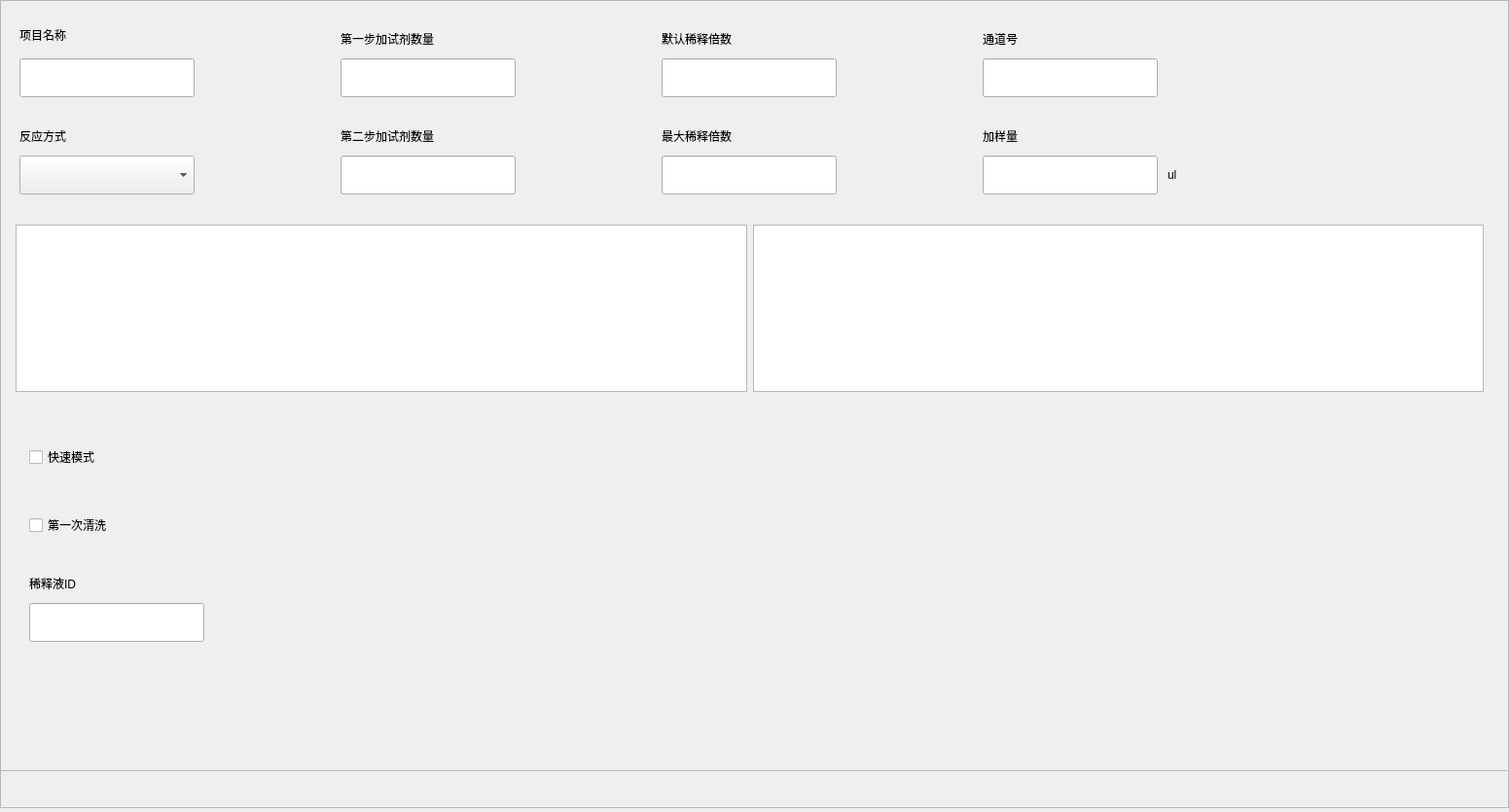
<?xml version="1.0" encoding="UTF-8"?>
<ui version="4.0">
 <class>DbgParamAnalysisWidget</class>
 <widget class="QWidget" name="DbgParamAnalysisWidget">
  <property name="geometry">
   <rect>
    <x>0</x>
    <y>0</y>
    <width>1551</width>
    <height>835</height>
   </rect>
  </property>
  <property name="windowTitle">
   <string notr="true">DbgParamAnalysisWidget</string>
  </property>
  <widget class="QFrame" name="line_h_2">
   <property name="geometry">
    <rect>
     <x>0</x>
     <y>792</y>
     <width>1549</width>
     <height>1</height>
    </rect>
   </property>
   <property name="frameShape">
    <enum>QFrame::StyledPanel</enum>
   </property>
   <property name="frameShadow">
    <enum>QFrame::Raised</enum>
   </property>
   <property name="lines" stdset="0">
    <string notr="true">solid</string>
   </property>
  </widget>
  <widget class="QFrame" name="line_v_2">
   <property name="geometry">
    <rect>
     <x>1900</x>
     <y>0</y>
     <width>1</width>
     <height>812</height>
    </rect>
   </property>
   <property name="frameShape">
    <enum>QFrame::StyledPanel</enum>
   </property>
   <property name="frameShadow">
    <enum>QFrame::Raised</enum>
   </property>
   <property name="lines" stdset="0">
    <string notr="true">solid</string>
   </property>
  </widget>
  <widget class="QFrame" name="ParamFrame">
   <property name="geometry">
    <rect>
     <x>0</x>
     <y>0</y>
     <width>1551</width>
     <height>831</height>
    </rect>
   </property>
   <property name="frameShape">
    <enum>QFrame::StyledPanel</enum>
   </property>
   <property name="frameShadow">
    <enum>QFrame::Raised</enum>
   </property>
   <widget class="QLineEdit" name="FirAddRgntVolEdit">
    <property name="geometry">
     <rect>
      <x>350</x>
      <y>60</y>
      <width>180</width>
      <height>40</height>
     </rect>
    </property>
    <property name="maxLength">
     <number>8</number>
    </property>
    <property name="readOnly">
     <bool>false</bool>
    </property>
   </widget>
   <widget class="QLabel" name="AssayNaneLab">
    <property name="geometry">
     <rect>
      <x>20</x>
      <y>20</y>
      <width>181</width>
      <height>31</height>
     </rect>
    </property>
    <property name="text">
     <string>项目名称</string>
    </property>
   </widget>
   <widget class="QLineEdit" name="AssayNaneEdit">
    <property name="geometry">
     <rect>
      <x>20</x>
      <y>60</y>
      <width>180</width>
      <height>40</height>
     </rect>
    </property>
    <property name="maxLength">
     <number>21</number>
    </property>
    <property name="readOnly">
     <bool>false</bool>
    </property>
   </widget>
   <widget class="QLabel" name="FirAddRgntVolLab">
    <property name="geometry">
     <rect>
      <x>350</x>
      <y>20</y>
      <width>181</width>
      <height>40</height>
     </rect>
    </property>
    <property name="text">
     <string>第一步加试剂数量</string>
    </property>
   </widget>
   <widget class="QLabel" name="DefaultDltRatioLab">
    <property name="geometry">
     <rect>
      <x>680</x>
      <y>20</y>
      <width>181</width>
      <height>40</height>
     </rect>
    </property>
    <property name="text">
     <string>默认稀释倍数</string>
    </property>
   </widget>
   <widget class="QLineEdit" name="DefaultDltRatioEdit">
    <property name="geometry">
     <rect>
      <x>680</x>
      <y>60</y>
      <width>180</width>
      <height>40</height>
     </rect>
    </property>
    <property name="maxLength">
     <number>8</number>
    </property>
    <property name="readOnly">
     <bool>false</bool>
    </property>
   </widget>
   <widget class="QLineEdit" name="AssayCodeEdit_3">
    <property name="geometry">
     <rect>
      <x>1010</x>
      <y>60</y>
      <width>180</width>
      <height>40</height>
     </rect>
    </property>
    <property name="maxLength">
     <number>8</number>
    </property>
    <property name="readOnly">
     <bool>false</bool>
    </property>
   </widget>
   <widget class="QLabel" name="AssayCodeLab">
    <property name="geometry">
     <rect>
      <x>1010</x>
      <y>20</y>
      <width>90</width>
      <height>40</height>
     </rect>
    </property>
    <property name="text">
     <string>通道号</string>
    </property>
   </widget>
   <widget class="QLabel" name="ReactionMethodLab">
    <property name="geometry">
     <rect>
      <x>20</x>
      <y>120</y>
      <width>181</width>
      <height>40</height>
     </rect>
    </property>
    <property name="text">
     <string>反应方式</string>
    </property>
   </widget>
   <widget class="QLineEdit" name="SndAddRgntVolEdit">
    <property name="geometry">
     <rect>
      <x>350</x>
      <y>160</y>
      <width>180</width>
      <height>40</height>
     </rect>
    </property>
    <property name="maxLength">
     <number>8</number>
    </property>
    <property name="readOnly">
     <bool>false</bool>
    </property>
   </widget>
   <widget class="QLabel" name="SndAddRgntVolLab">
    <property name="geometry">
     <rect>
      <x>350</x>
      <y>120</y>
      <width>181</width>
      <height>40</height>
     </rect>
    </property>
    <property name="text">
     <string>第二步加试剂数量</string>
    </property>
   </widget>
   <widget class="QLineEdit" name="MaxDltRatioEdit">
    <property name="geometry">
     <rect>
      <x>680</x>
      <y>160</y>
      <width>180</width>
      <height>40</height>
     </rect>
    </property>
    <property name="maxLength">
     <number>8</number>
    </property>
    <property name="readOnly">
     <bool>false</bool>
    </property>
   </widget>
   <widget class="QLabel" name="MaxDltRatioLab">
    <property name="geometry">
     <rect>
      <x>680</x>
      <y>120</y>
      <width>181</width>
      <height>40</height>
     </rect>
    </property>
    <property name="text">
     <string>最大稀释倍数</string>
    </property>
   </widget>
   <widget class="QLineEdit" name="SampVolEdit">
    <property name="geometry">
     <rect>
      <x>1010</x>
      <y>160</y>
      <width>180</width>
      <height>40</height>
     </rect>
    </property>
    <property name="maxLength">
     <number>8</number>
    </property>
    <property name="readOnly">
     <bool>false</bool>
    </property>
   </widget>
   <widget class="QLabel" name="SampVolLab">
    <property name="geometry">
     <rect>
      <x>1010</x>
      <y>120</y>
      <width>90</width>
      <height>40</height>
     </rect>
    </property>
    <property name="text">
     <string>加样量</string>
    </property>
   </widget>
   <widget class="QLabel" name="DltIdLab">
    <property name="geometry">
     <rect>
      <x>30</x>
      <y>580</y>
      <width>181</width>
      <height>40</height>
     </rect>
    </property>
    <property name="text">
     <string>稀释液ID</string>
    </property>
   </widget>
   <widget class="QLineEdit" name="DltIdEdit">
    <property name="geometry">
     <rect>
      <x>30</x>
      <y>620</y>
      <width>180</width>
      <height>40</height>
     </rect>
    </property>
    <property name="maxLength">
     <number>8</number>
    </property>
    <property name="readOnly">
     <bool>false</bool>
    </property>
   </widget>
   <widget class="QLabel" name="SampVolUnitLab">
    <property name="geometry">
     <rect>
      <x>1200</x>
      <y>160</y>
      <width>71</width>
      <height>40</height>
     </rect>
    </property>
    <property name="text">
     <string>ul</string>
    </property>
   </widget>
   <widget class="QCheckBox" name="FastModeCB">
    <property name="geometry">
     <rect>
      <x>30</x>
      <y>450</y>
      <width>441</width>
      <height>40</height>
     </rect>
    </property>
    <property name="text">
     <string>快速模式</string>
    </property>
    <property name="checks" stdset="0">
     <string notr="true">push</string>
    </property>
   </widget>
   <widget class="QCheckBox" name="FirstWashCB">
    <property name="geometry">
     <rect>
      <x>30</x>
      <y>520</y>
      <width>481</width>
      <height>40</height>
     </rect>
    </property>
    <property name="text">
     <string>第一次清洗</string>
    </property>
    <property name="checks" stdset="0">
     <string notr="true">push</string>
    </property>
   </widget>
   <widget class="QWidget" name="layoutWidget">
    <property name="geometry">
     <rect>
      <x>5</x>
      <y>220</y>
      <width>1531</width>
      <height>194</height>
     </rect>
    </property>
    <layout class="QHBoxLayout" name="horizontalLayout">
     <item>
      <widget class="QTableView" name="RgntParamTbl">
       <property name="showGrid">
        <bool>false</bool>
       </property>
       <attribute name="verticalHeaderMinimumSectionSize">
        <number>46</number>
       </attribute>
      </widget>
     </item>
     <item>
      <widget class="QTableView" name="RgntParamTbl_2">
       <property name="showGrid">
        <bool>false</bool>
       </property>
       <attribute name="verticalHeaderMinimumSectionSize">
        <number>46</number>
       </attribute>
      </widget>
     </item>
    </layout>
   </widget>
   <widget class="QComboBox" name="ReactionMethodCombo">
    <property name="geometry">
     <rect>
      <x>20</x>
      <y>160</y>
      <width>180</width>
      <height>40</height>
     </rect>
    </property>
   </widget>
  </widget>
  <widget class="QFrame" name="line_h">
   <property name="geometry">
    <rect>
     <x>0</x>
     <y>0</y>
     <width>1549</width>
     <height>1</height>
    </rect>
   </property>
   <property name="frameShape">
    <enum>QFrame::StyledPanel</enum>
   </property>
   <property name="frameShadow">
    <enum>QFrame::Raised</enum>
   </property>
   <property name="lines" stdset="0">
    <string notr="true">solid</string>
   </property>
  </widget>
  <widget class="QFrame" name="line_v">
   <property name="geometry">
    <rect>
     <x>0</x>
     <y>0</y>
     <width>1</width>
     <height>792</height>
    </rect>
   </property>
   <property name="frameShape">
    <enum>QFrame::StyledPanel</enum>
   </property>
   <property name="frameShadow">
    <enum>QFrame::Raised</enum>
   </property>
   <property name="lines" stdset="0">
    <string notr="true">solid</string>
   </property>
  </widget>
 </widget>
 <layoutdefault spacing="6" margin="11"/>
 <resources/>
 <connections/>
</ui>
